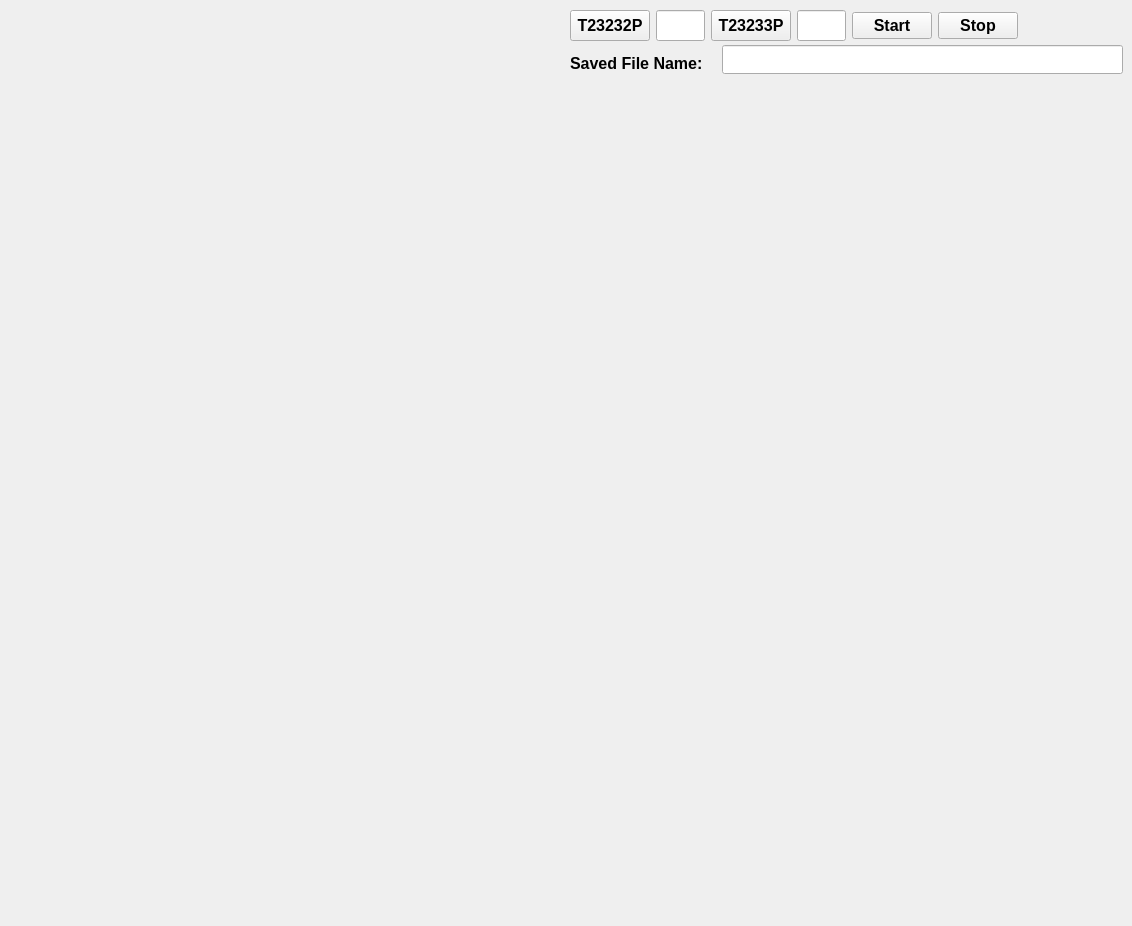
<?xml version="1.0" encoding="UTF-8"?>
<ui version="4.0">
 <class>STMBoxcarExperiment</class>
 <widget class="QMainWindow" name="STMBoxcarExperiment">
  <property name="geometry">
   <rect>
    <x>0</x>
    <y>0</y>
    <width>1132</width>
    <height>926</height>
   </rect>
  </property>
  <property name="font">
   <font>
    <pointsize>12</pointsize>
    <bold>true</bold>
   </font>
  </property>
  <property name="windowTitle">
   <string>TR-STM Single Point</string>
  </property>
  <widget class="QWidget" name="centralwidget">
   <widget class="QWidget" name="StageWidget" native="true">
    <property name="geometry">
     <rect>
      <x>9</x>
      <y>9</y>
      <width>553</width>
      <height>392</height>
     </rect>
    </property>
    <property name="font">
     <font>
      <pointsize>12</pointsize>
      <bold>false</bold>
     </font>
    </property>
   </widget>
   <widget class="QWidget" name="MessageWidget" native="true">
    <property name="geometry">
     <rect>
      <x>572</x>
      <y>80</y>
      <width>551</width>
      <height>321</height>
     </rect>
    </property>
    <property name="font">
     <font>
      <pointsize>12</pointsize>
      <bold>false</bold>
     </font>
    </property>
   </widget>
   <widget class="QWidget" name="DelayCurveWidget" native="true">
    <property name="geometry">
     <rect>
      <x>10</x>
      <y>410</y>
      <width>1111</width>
      <height>511</height>
     </rect>
    </property>
    <property name="font">
     <font>
      <pointsize>12</pointsize>
      <bold>false</bold>
     </font>
    </property>
   </widget>
   <widget class="QWidget" name="horizontalLayoutWidget">
    <property name="geometry">
     <rect>
      <x>570</x>
      <y>10</y>
      <width>448</width>
      <height>31</height>
     </rect>
    </property>
    <property name="font">
     <font>
      <pointsize>12</pointsize>
      <bold>false</bold>
     </font>
    </property>
    <layout class="QHBoxLayout" name="horizontalLayout">
     <item>
      <widget class="QPushButton" name="pushButton_3">
       <property name="sizePolicy">
        <sizepolicy hsizetype="Minimum" vsizetype="Minimum">
         <horstretch>0</horstretch>
         <verstretch>0</verstretch>
        </sizepolicy>
       </property>
       <property name="font">
        <font>
         <pointsize>12</pointsize>
         <bold>true</bold>
        </font>
       </property>
       <property name="text">
        <string>T23232P</string>
       </property>
      </widget>
     </item>
     <item>
      <widget class="QLineEdit" name="lineEdit_1">
       <property name="sizePolicy">
        <sizepolicy hsizetype="Expanding" vsizetype="Minimum">
         <horstretch>0</horstretch>
         <verstretch>0</verstretch>
        </sizepolicy>
       </property>
      </widget>
     </item>
     <item>
      <widget class="QPushButton" name="pushButton_4">
       <property name="sizePolicy">
        <sizepolicy hsizetype="Minimum" vsizetype="Minimum">
         <horstretch>0</horstretch>
         <verstretch>0</verstretch>
        </sizepolicy>
       </property>
       <property name="font">
        <font>
         <pointsize>12</pointsize>
         <bold>true</bold>
        </font>
       </property>
       <property name="text">
        <string>T23233P</string>
       </property>
      </widget>
     </item>
     <item>
      <widget class="QLineEdit" name="lineEdit_2">
       <property name="sizePolicy">
        <sizepolicy hsizetype="Expanding" vsizetype="Minimum">
         <horstretch>0</horstretch>
         <verstretch>0</verstretch>
        </sizepolicy>
       </property>
      </widget>
     </item>
     <item>
      <widget class="QPushButton" name="pushButton_1">
       <property name="font">
        <font>
         <pointsize>12</pointsize>
         <bold>true</bold>
        </font>
       </property>
       <property name="text">
        <string>Start</string>
       </property>
      </widget>
     </item>
     <item>
      <widget class="QPushButton" name="pushButton_2">
       <property name="font">
        <font>
         <pointsize>12</pointsize>
         <bold>true</bold>
        </font>
       </property>
       <property name="text">
        <string>Stop</string>
       </property>
      </widget>
     </item>
    </layout>
   </widget>
   <widget class="QLineEdit" name="lineEdit">
    <property name="geometry">
     <rect>
      <x>722</x>
      <y>45</y>
      <width>401</width>
      <height>29</height>
     </rect>
    </property>
    <property name="sizePolicy">
     <sizepolicy hsizetype="Expanding" vsizetype="Minimum">
      <horstretch>0</horstretch>
      <verstretch>0</verstretch>
     </sizepolicy>
    </property>
    <property name="font">
     <font>
      <family>Consolas</family>
      <pointsize>12</pointsize>
      <bold>false</bold>
     </font>
    </property>
   </widget>
   <widget class="QLabel" name="label">
    <property name="geometry">
     <rect>
      <x>570</x>
      <y>55</y>
      <width>151</width>
      <height>16</height>
     </rect>
    </property>
    <property name="font">
     <font>
      <pointsize>12</pointsize>
      <bold>true</bold>
     </font>
    </property>
    <property name="text">
     <string>Saved File Name:</string>
    </property>
   </widget>
  </widget>
 </widget>
 <resources/>
 <connections/>
</ui>
